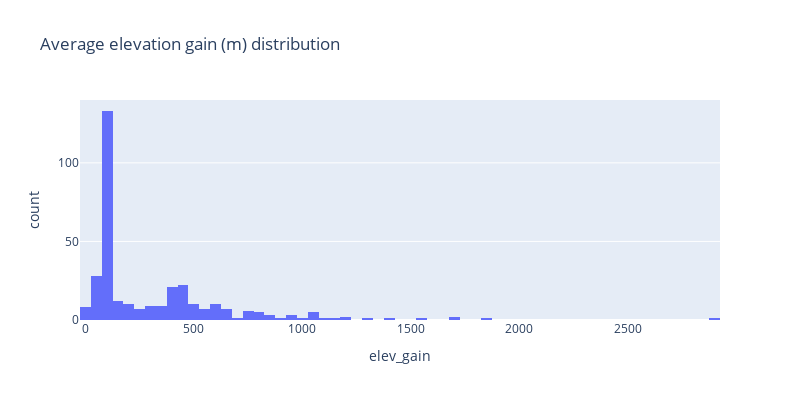

Here is the notebook cell this chart was saved with:
### Markdown cell above
#### Average elevation gain (m) distribution

Checking the average elevation gain per ride.

### Code cell
# Plot the histogram
fig = px.histogram(filtered_data, x='elev_gain', title="Average elevation gain (m) distribution", width=CHART_WIDTH, height=CHART_HEIGHT)
fig.show()

### Figure 1 — Plotly figure (JSON) as saved in the notebook; plotly's stock layout.template omitted (floating-point values rounded to 4 significant figures; data arrays with more than 128 entries replaced by an {"elided": "..."} marker saying what was removed)
{"data": [{"alignmentgroup": "True", "bingroup": "x", "hovertemplate": "elev_gain=%{x}<br>count=%{y}<extra></extra>", "legendgroup": "", "marker": {"color": "#636efa", "pattern": {"shape": ""}}, "name": "", "offsetgroup": "", "orientation": "v", "showlegend": false, "type": "histogram", "x": {"elided": "1945 float values"}, "xaxis": "x", "yaxis": "y"}], "layout": {"barmode": "relative", "height": 400, "legend": {"tracegroupgap": 0}, "title": {"text": "Average elevation gain (m) distribution"}, "width": 800, "xaxis": {"anchor": "y", "domain": [0, 1], "title": {"text": "elev_gain"}}, "yaxis": {"anchor": "x", "domain": [0, 1], "title": {"text": "count"}}}}
